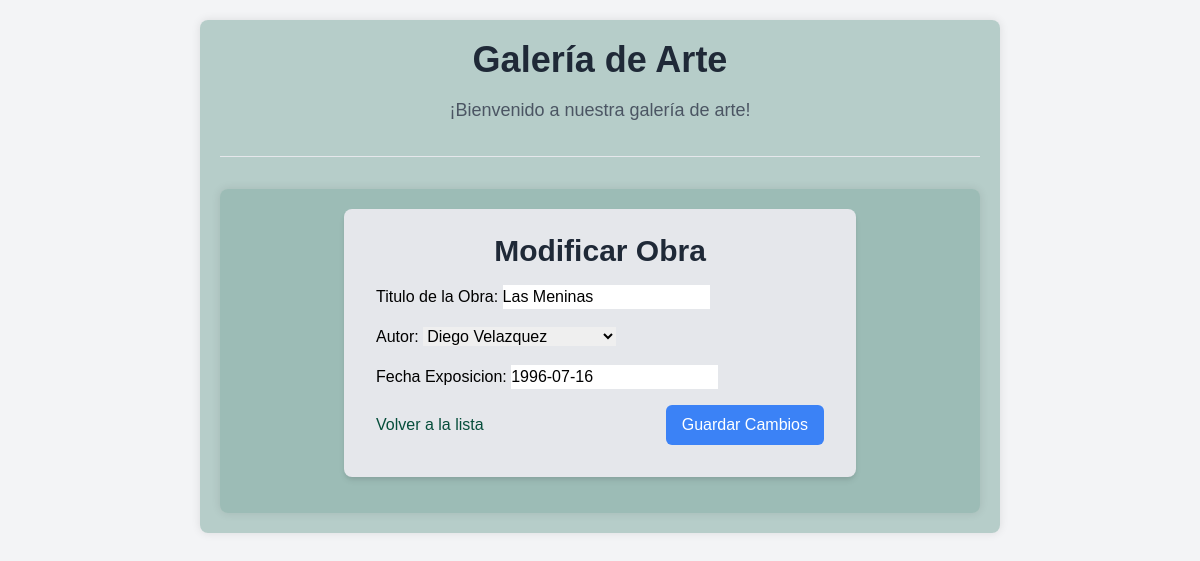
The page /obra/modificar/1/ on the database its author committed.
### myapp/models.py (models this page shows, shortened)
class Obra(models.Model):
    Titulo = models.CharField('Titulo de la Obra', max_length = 50, null = False, blank = False)
    Autor = models.ForeignKey(Autor, on_delete = models.DO_NOTHING)
    Fecha_Exposicion = models.DateField()
    class Meta:
        db_table = "obras"

### myapp/views.py (the view)
# urls.py: path('obra/modificar/<int:pk>/', obra_modificar, name='Modificar_Obra'),
def obra_modificar(request, pk):
    try:
        obra = Obra.objects.get(pk=pk)
    except Obra.DoesNotExist:
        return redirect('404')
    if request.method == "POST":
        form = ObraForm(request.POST, instance=obra)
        if form.is_valid():
            form.save()
            return redirect('Lista_Obras')
    else:
        form = ObraForm(instance=obra)
    return render(request, 'obra/modificar.html', {'form': form})

### myapp/forms.py
class ObraForm(forms.ModelForm):
    class Meta:
        model = Obra
        fields = '__all__'

### myapp/models.py (called while the page is built)
    def __str__(self):
        return self.Nombre + ' ' + self.Apellido

### myapp/templates/obra/modificar.html (shortened to what this page needs)
{% extends 'base.html' %}
{% block content %}
  <div class="container mx-auto px-4 py-8">
    <div class="max-w-lg mx-auto bg-gray-200 shadow-md rounded-lg px-8 pt-6 pb-8 mb-4">
      <h2 class="text-3xl font-bold text-center text-gray-800 mb-4">Modificar Obra</h2>
      <form method="post" class="space-y-4">
        {{ form.as_p }}
        <div class="flex justify-between items-center mt-6">
          <a href="{% url 'Lista_Obras' %}" class="text-green-900 hover:text-green-1000">Volver a la lista</a>
          <button type="submit" class="bg-blue-500 hover:bg-blue-600 text-white py-2 px-4 rounded-md">Guardar Cambios</button>
        </div>
      </form>
    </div>
  </div>
{% endblock %}

### myapp/templates/base.html (style rules this page uses)
body { font-family: Arial, sans-serif; background-color: #f2f2f2; margin: 0; padding: 20px; }
.container { max-width: 800px; margin: 0 auto; background-color: #8bb0a892; padding: 20px; border-radius: 8px; box-shadow: 0 0 10px rgba(0,0,0,0.1); }

### rows shown on the page
Obra: Titulo "Las Meninas", Autor "Diego Velazquez", Fecha_Exposicion "1996-07-16"
